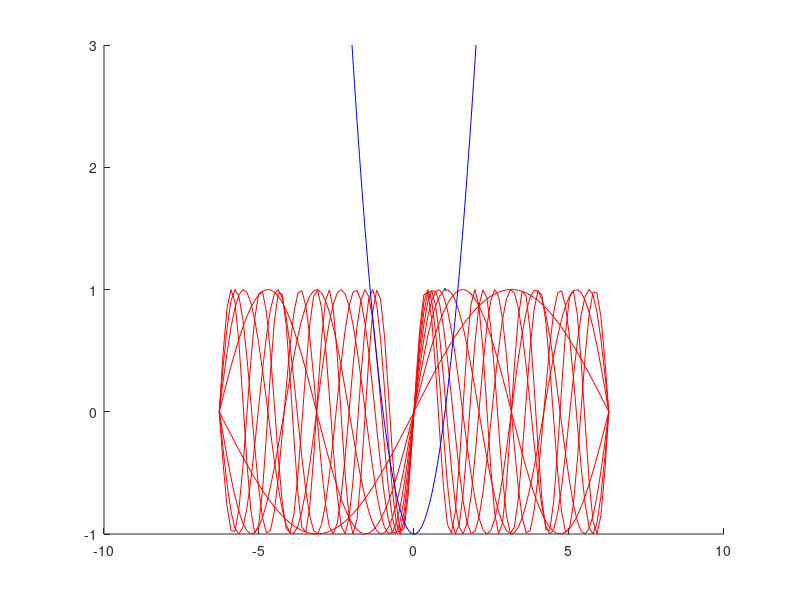

This chart was generated by the following MATLAB code:
clear all
close all
clc
%sto idio sxhma ta prohgoumena
x=linspace(-2*pi,2*pi)
for i=1:8
hold on
y=sin((x/2)*i)

%subplot(4,4,i)
figure(1)
plot(1)
plot(x,y,'r')

% plot(x(y==min(y)),min(y),'o') 
% plot(x(y==max(y)),max(y),'+')
end


w=linspace(-2,2);
z=w.^2-1;
%z=[0 2];
figure(1)
plot(w,z,'b')
